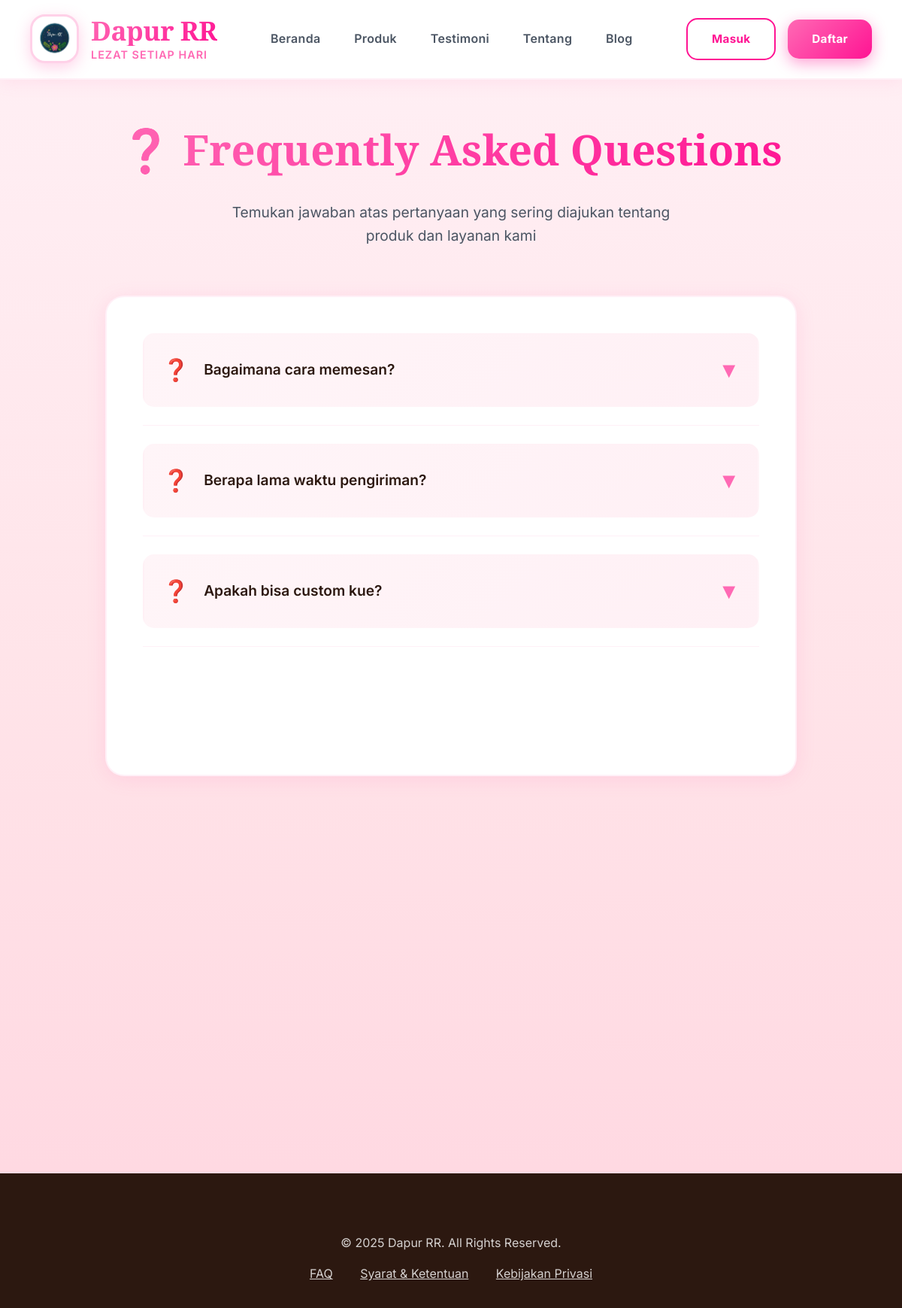
The app's page /faq.php with its own data.
### tables this page shows
CREATE TABLE `pengaturan` (
  `id` int(11) NOT NULL,
  `nama_toko` varchar(100) DEFAULT 'Dapur RR',
  `tagline` varchar(255) DEFAULT NULL,
  `deskripsi` text DEFAULT NULL,
  `alamat` text DEFAULT NULL,
  `no_telepon` varchar(20) DEFAULT NULL,
  `email` varchar(100) DEFAULT NULL,
  `whatsapp` varchar(20) DEFAULT NULL,
  `logo` varchar(255) DEFAULT NULL,
  `favicon` varchar(255) DEFAULT NULL,
  `maps_embed` text DEFAULT NULL,
  `instagram` varchar(100) DEFAULT NULL,
  `facebook` varchar(100) DEFAULT NULL,
  `twitter` varchar(100) DEFAULT NULL,
  `jam_buka` varchar(100) DEFAULT NULL
);

CREATE TABLE `faq` (
  `id` int(11) NOT NULL,
  `pertanyaan` text NOT NULL,
  `jawaban` text NOT NULL,
  `urutan` int(11) DEFAULT 0,
  `is_active` tinyint(1) DEFAULT 1,
  `created_at` timestamp NOT NULL DEFAULT current_timestamp()
);

### config/database.php (called while the page is built, shortened)
<?php
function isLoggedIn() {
    return isset($_SESSION['user_id']);
}
?>

### faq.php (the view, shortened to what this page needs)
<?php
require_once 'config/database.php';
$conn = getConnection();
$pengaturan = $conn->query("SELECT * FROM pengaturan LIMIT 1")->fetch_assoc();
$faq = $conn->query("SELECT * FROM faq WHERE is_active = 1 ORDER BY urutan ASC");
$isLoggedIn = isLoggedIn();
?>
<!DOCTYPE html>
<html lang="id">
<head>
</head>
<body>
   <header>
    <div class="header-top">
        <div class="logo">
            <?php
            $logo_paths = [
                'uploads/logo/logo-dapurr.png',
                'uploads/logo/logo.png',
                'images/logo.png',
                'assets/logo.png',
                'logo.png'
            ];
            foreach($logo_paths as $path) {
                if(file_exists($path)) {
                    echo '<img src="' . $path . '" alt="Logo" class="logo-image">';
                    break;
                }
            }
            ?>
            <div class="logo-text">
                <h1><?php echo htmlspecialchars($pengaturan['nama_toko']); ?></h1>
                <p><?php echo htmlspecialchars($pengaturan['tagline']); ?></p>
            </div>
        </div>
        <nav>
            <ul>
                <li><a href="<?php echo $isLoggedIn ? 'home.php' : 'index.php'; ?>">Beranda</a></li>
                <li><a href="produk.php">Produk</a></li>
                <?php if ($isLoggedIn): ?>
                    <li><a href="riwayat-pesanan.php">Pesanan</a></li>
                    <li><a href="promo.php">Promo</a></li>
                <?php else: ?>
                    <li><a href="testimoni.php">Testimoni</a></li>
                    <li><a href="tentang.php">Tentang</a></li>
                    <li><a href="artikel.php">Blog</a></li>
                <?php endif; ?>
            </ul>
        </nav>
        <div class="auth-buttons">
            <?php if ($isLoggedIn): ?>
                <div class="user-menu">
                    <a href="akun.php" class="user-name">
                        👤 <?php echo htmlspecialchars($_SESSION['nama']); ?>
                    </a>
                    <a href="wishlist.php" class="wishlist-icon">
                        ❤️
                        <?php if ($wishlistCount > 0): ?>
                        <span class="badge"><?php echo $wishlistCount; ?></span>
                        <?php endif; ?>
                    </a>
                    <a href="keranjang.php" class="cart-icon">
                        🛒
                        <?php if ($cartCount > 0): ?>
                        <span class="badge"><?php echo $cartCount; ?></span>
                        <?php endif; ?>
                    </a>
                    <a href="logout.php" class="btn btn-logout">Logout</a>
                </div>
            <?php else: ?>
                <div class="auth-buttons">
                    <a href="login.php" class="btn btn-secondary">Masuk</a>
                    <a href="register.php" class="btn btn-primary">Daftar</a>
                </div>
            <?php endif; ?>
        </div>
    </div>
</header>
    <div class="container">
        <h1 class="page-title">❓ Frequently Asked Questions</h1>
        <p class="page-subtitle">Temukan jawaban atas pertanyaan yang sering diajukan tentang produk dan layanan kami</p>
        <div class="faq-list">
            <?php while($item = $faq->fetch_assoc()): ?>
            <div class="faq-item">
                <div class="faq-question" onclick="toggleFaq(this)">
                    <h3>
                        <span class="faq-icon">❓</span>
                        <?php echo htmlspecialchars($item['pertanyaan']); ?>
                    </h3>
                    <span class="faq-icon">▼</span>
                </div>
            </div>
            <?php endwhile; ?>
        </div>
    </div>
   <footer>
    <div class="footer-content">
        <p>&copy; <?php echo date('Y'); ?> <?php echo htmlspecialchars($pengaturan['nama_toko']); ?>. All Rights Reserved.</p>
        <p style="margin-top: 1rem;">
            <a href="faq.php" style="color: rgba(255,255,255,0.8); margin: 0 1rem;">FAQ</a>
            <a href="syarat-ketentuan.php" style="color: rgba(255,255,255,0.8); margin: 0 1rem;">Syarat & Ketentuan</a>
            <a href="kebijakan-privasi.php" style="color: rgba(255,255,255,0.8); margin: 0 1rem;">Kebijakan Privasi</a>
        </p>
    </div>
</footer>
</body>
</html>

### records on screen
pengaturan: nama_toko "Dapur RR", tagline "LEZAT SETIAP HARI"
faq: pertanyaan "Bagaimana cara memesan?"
faq: pertanyaan "Berapa lama waktu pengiriman?"
faq: pertanyaan "Apakah bisa custom kue?"
